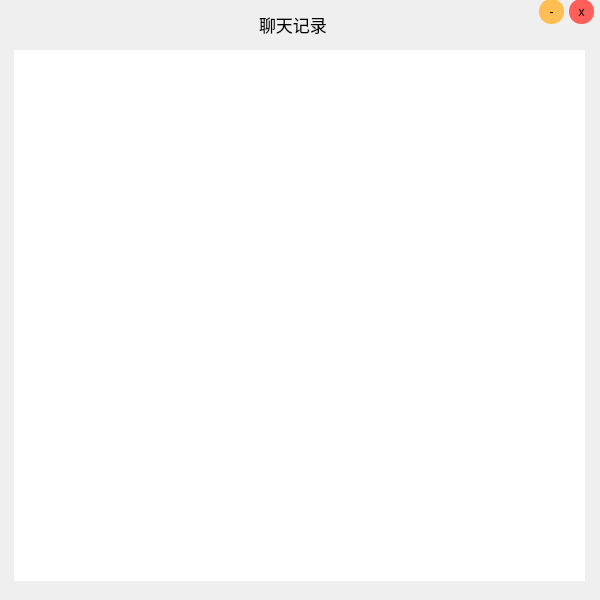
<?xml version="1.0" encoding="UTF-8"?>
<ui version="4.0">
 <class>Form</class>
 <widget class="QWidget" name="Form">
  <property name="geometry">
   <rect>
    <x>0</x>
    <y>0</y>
    <width>600</width>
    <height>600</height>
   </rect>
  </property>
  <property name="windowTitle">
   <string>Form</string>
  </property>
  <widget class="QFrame" name="frame">
   <property name="geometry">
    <rect>
     <x>-1</x>
     <y>-1</y>
     <width>601</width>
     <height>601</height>
    </rect>
   </property>
   <property name="styleSheet">
    <string notr="true">#frame {border-radius:18px;
background-image: url(:/newPrefix/back3.png)}</string>
   </property>
   <property name="frameShape">
    <enum>QFrame::StyledPanel</enum>
   </property>
   <property name="frameShadow">
    <enum>QFrame::Raised</enum>
   </property>
   <widget class="QTextBrowser" name="textBrowser">
    <property name="geometry">
     <rect>
      <x>15</x>
      <y>51</y>
      <width>571</width>
      <height>531</height>
     </rect>
    </property>
    <property name="font">
     <font>
      <family>幼圆</family>
      <pointsize>12</pointsize>
     </font>
    </property>
    <property name="styleSheet">
     <string notr="true">border:none;
border-radius:15px</string>
    </property>
   </widget>
   <widget class="QPushButton" name="pushButton_5">
    <property name="geometry">
     <rect>
      <x>540</x>
      <y>0</y>
      <width>25</width>
      <height>25</height>
     </rect>
    </property>
    <property name="styleSheet">
     <string notr="true">border-radius:12px;
background-color: rgb(255, 190, 84);</string>
    </property>
    <property name="text">
     <string>-</string>
    </property>
   </widget>
   <widget class="QPushButton" name="pushButton">
    <property name="geometry">
     <rect>
      <x>570</x>
      <y>0</y>
      <width>25</width>
      <height>25</height>
     </rect>
    </property>
    <property name="font">
     <font>
      <pointsize>9</pointsize>
     </font>
    </property>
    <property name="styleSheet">
     <string notr="true">border-radius:12px;
background-color: rgb(255, 95, 90);</string>
    </property>
    <property name="text">
     <string>x</string>
    </property>
   </widget>
   <widget class="QLabel" name="label">
    <property name="geometry">
     <rect>
      <x>260</x>
      <y>10</y>
      <width>91</width>
      <height>31</height>
     </rect>
    </property>
    <property name="font">
     <font>
      <family>幼圆</family>
      <pointsize>13</pointsize>
     </font>
    </property>
    <property name="text">
     <string>聊天记录</string>
    </property>
   </widget>
  </widget>
 </widget>
 <resources>
  <include location="main_image.qrc"/>
 </resources>
 <connections/>
</ui>
